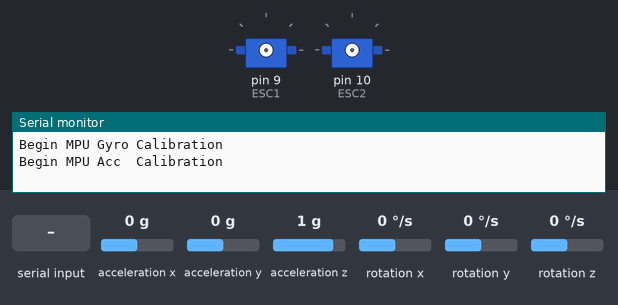
Recording of a sketch running on a simulated Arduino Uno, built with avr-gcc and run on an emulated ATmega328P. Shown: 2 × servo, the last lines printed to the serial monitor. Wiring (inferred from the names in the program): MPU-6050 motion sensor at I2C address 0x68. The test bench sets the inputs (shaded band); at power-on: acceleration y 0 g, acceleration x 0 g, acceleration z 1 g, rotation x 0 °/s, rotation y 0 °/s, rotation z 0 °/s.

Above: at 3.9 s.
4.0 s: "1" received over Serial
7.0 s: acceleration y set to -1.4 g
At 8.89 s:
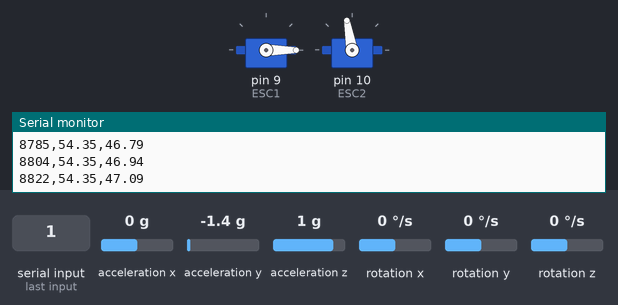
10.0 s: acceleration y set to 0.8 g
At 11.57 s:
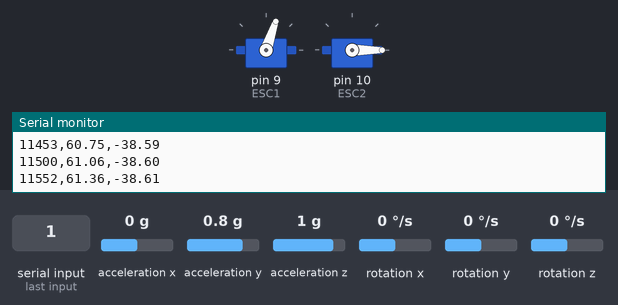
13.0 s: acceleration y set to -0.8 g
At 15.7 s:
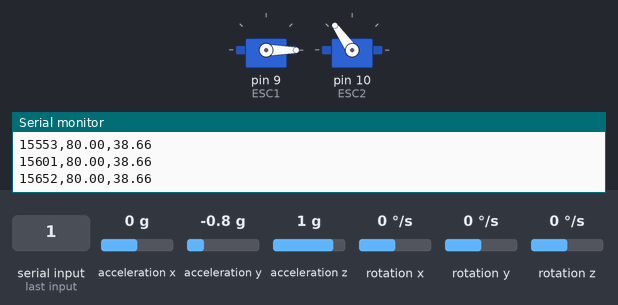
16.0 s: acceleration y set to 1.4 g
At 17.1 s:
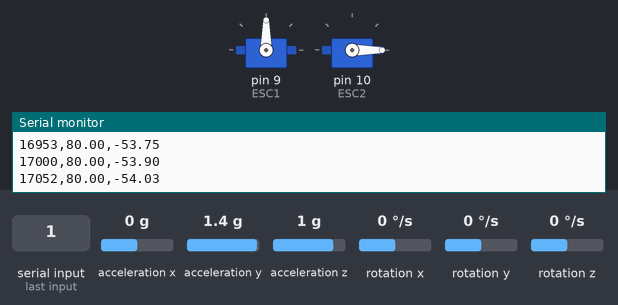
Timing chart, 0 to 19.0 s (numbered marks = the images above; inputs shaded):
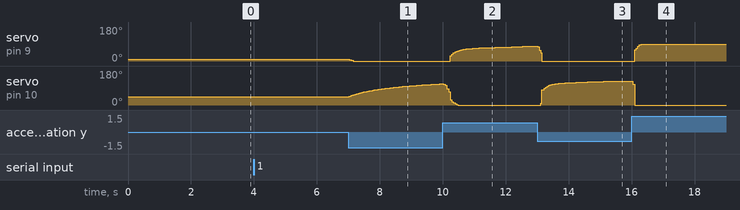

The sketch:

IMUTest.ino
```cpp
#include <Arduino.h>
#include <Wire.h>
#include <PID_v1.h>
#include <Servo.h>

// ******************************************
// General information
// ******************************************
// IMU testing. No library used, except Wire to use the I2C

// ******************************************
// Variable declaration
// ******************************************
// IMU parameters
int16_t Acc_raw_X, Acc_raw_Y, Acc_raw_Z;
int16_t Gyro_raw_X, Gyro_raw_Y, Gyro_raw_Z;
float AccX, AccY, AccZ, GyroX, GyroY, GyroZ;
float GyroX_calib, GyroY_calib, GyroZ_calib;
float AccX_calib, AccY_calib, AccZ_calib;
// long unsigned elapsedTime, time, timePrev;
long unsigned prev_time_mpu, dt_mpu;
float rad_to_deg = 180 / 3.141592654;
float Acc_angle[3];
float Gyro_angle[3] = {0, 0, 0};
float Total_angle[3] = {0, 0, 0};
int i;


int initialValue1 = 10;
int initialValue2 = 45;

// Serial configuration parameters
unsigned long curr_time = 0, prev_time_com = 0, dt_com = 50000; // time interval in us

// ******************************************
// Function declaration
// ******************************************
void dataReadyISR();
void SerialDataWrite();
void gyro_signals();
void acc_signals();
float floatMap(float, float, float, float, float);


// ******************************************
// PID declaration
// ******************************************
//Define Variables we'll be connecting to
double Setpoint, Input = 0, Output = 0;

//Specify the links and initial tuning parameters
double Kp=1, Ki=0.15, Kd=0;
PID myPID(&Input, &Output, &Setpoint, Kp, Ki, Kd, DIRECT);


Servo ESC1;
Servo ESC2;


// ******************************************
// void setup
// ******************************************
void setup()
{
  Serial.begin(9600);
  while (!Serial)
    ;
  // MPU preparation and calibration
  Wire.setClock(400000); // set wire clock to the max (400kHz)
  Wire.begin();          // Start the wire comunication
  delay(100);
  Wire.beginTransmission(0x68); // Start the communication with the MPU6050
  Wire.write(0x6B);             // Start the gyro in power mode
  Wire.write(0x00);             // Set the requested starting register
  Wire.endTransmission();       // End the transmission
  // MPU6050 Gyro Calibration
  Serial.println("Begin MPU Gyro Calibration");
  for (i = 0; i < 2000; i++)
  {
    gyro_signals();
    GyroX_calib += GyroX;
    GyroY_calib += GyroY;
    GyroZ_calib += GyroZ;
  }
  GyroX_calib /= 2000;
  GyroY_calib /= 2000;
  GyroZ_calib /= 2000;
  // MPU6050 Acc Calibration
  Serial.println("Begin MPU Acc  Calibration");
  for (i = 0; i < 2000; i++)
  {
    acc_signals();
    AccX_calib += AccX;
    AccY_calib += AccY;
    AccZ_calib += AccZ;
  }
  // For the calibration of the accelerometer, check what is the direction of the MPU. For me g is in the negative X-axis
  // Because the gravitational acceleration should not be part of the calibration
  AccX_calib = AccX_calib / 2000 - 1;
  AccY_calib = AccY_calib / 2000;
  AccZ_calib = AccZ_calib / 2000;

  Serial.println("MPU calibrated. Press any key to start the main program.");
  while (!Serial.available())
    ;
  Serial.read();


  ESC1.attach(9,1000,2000);
  ESC2.attach(10,1000,2000);
  ESC1.write(initialValue1);
  ESC2.write(initialValue2);


  //initialize the variables we're linked to
  // Input = loadcell_data;

  //turn the PID on
  myPID.SetOutputLimits(0,80);
  myPID.SetSampleTime(50);
  myPID.SetMode(AUTOMATIC);
}

void loop()
{
  curr_time = micros();
  gyro_signals(); // Get gyro data GyroX, GyroY, GyroZ
  acc_signals();  // Get acc data AccX, AccY, AccZ

  GyroX -= GyroX_calib;
  GyroY -= GyroY_calib;
  GyroZ -= GyroZ_calib;
  AccX -= AccX_calib;
  AccY -= AccY_calib;
  AccZ -= AccZ_calib;

  dt_mpu = (curr_time - prev_time_mpu);
  prev_time_mpu = curr_time;

  Acc_angle[1] = atan2(AccZ, sqrt(pow(AccY, 2) + pow(AccX, 2))) * rad_to_deg;
  Acc_angle[2] = atan2(-AccY, sqrt(pow(AccX, 2) + pow(AccZ, 2))) * rad_to_deg;

  Gyro_angle[0] += GyroX * dt_mpu / 1000000;
  Gyro_angle[1] += GyroY * dt_mpu / 1000000;
  Gyro_angle[2] += GyroZ * dt_mpu / 1000000;

  Total_angle[0] = Gyro_angle[0];
  Total_angle[1] = .98 * (Total_angle[1] + GyroY * dt_mpu / 1000000) + .02 * Acc_angle[1];
  Total_angle[2] = .98 * (Total_angle[2] + GyroX * dt_mpu / 1000000) + .02 * Acc_angle[2];


  if (Total_angle[2] >= 0){
    Input = -Total_angle[2];
    myPID.Compute();
    ESC1.write(initialValue1 - Output);
    ESC2.write(initialValue2 + Output);
  }
  else{
    Input =   Total_angle[2];
    myPID.Compute();
    ESC1.write(initialValue1 + Output);
    ESC2.write(initialValue2 - Output);
  }
  // ESC.write(Output);


  // Serial write
  curr_time = micros();
  if (curr_time - prev_time_com >= dt_com)
  {
    prev_time_com += dt_com;
    SerialDataWrite();
  }
}

// ******************************************
// Function definitions
// ******************************************
void SerialDataWrite()
{
  Serial.print(curr_time / 1000);
  Serial.print(",");
  // Serial.print(Total_angle[1]);
  // Serial.print(",");
  Serial.print(Output);
  Serial.print(",");
  Serial.print(Total_angle[2]);
  Serial.println("");
}

void gyro_signals(void)
{
  Wire.beginTransmission(0x68); // Start the communication with the MPU6050
  Wire.write(0x1A);             // Enable Low-pass filter
  Wire.write(0x05);
  Wire.endTransmission(); // End Transmission
  Wire.beginTransmission(0x68);
  Wire.write(0x1B); // Change Gyro sensitivity
  Wire.write(0x8);
  Wire.endTransmission();
  Wire.beginTransmission(0x68); // Access register storing Gyro data
  Wire.write(0x43);
  Wire.endTransmission();
  Wire.requestFrom(0x68, 6); // Read the Gyro data
  Gyro_raw_X = Wire.read() << 8 | Wire.read();
  Gyro_raw_Y = Wire.read() << 8 | Wire.read();
  Gyro_raw_Z = Wire.read() << 8 | Wire.read();
  GyroX = (float)Gyro_raw_X / 131.0;
  GyroY = (float)Gyro_raw_Y / 131.0;
  GyroZ = (float)Gyro_raw_Z / 131.0;
}

void acc_signals(void)
{
  Wire.beginTransmission(0x68); // Start the communication with the MPU6050
  Wire.write(0x1A);             // Enable Low-pass filter
  Wire.write(0x05);             // Enable Low-pass filter - 10Hz-ish
  Wire.endTransmission();       // End Transmission
  Wire.beginTransmission(0x68);
  Wire.write(0x3B); // Access register storing Acc data
  Wire.endTransmission();
  Wire.requestFrom(0x68, 6); // Read the Acc data
  Acc_raw_X = Wire.read() << 8 | Wire.read();
  Acc_raw_Y = Wire.read() << 8 | Wire.read();
  Acc_raw_Z = Wire.read() << 8 | Wire.read();
  AccX = (float)Acc_raw_X / 16384.0;
  AccY = (float)Acc_raw_Y / 16384.0;
  AccZ = (float)Acc_raw_Z / 16384.0;
}

float floatMap(float x, float in_min, float in_max, float out_min, float out_max)
{
  return (x - in_min) * (out_max - out_min) / (in_max - in_min) + out_min;
}
```

Measured:
- after the input at 7.0 s, servo on pin 9 (ESC1): 10° → 7° at once, → 3° 0.07 s later, → 0° 0.07 s later; servo on pin 10 (ESC2): moves from 45° to 112° over 2.9 s, starting at once
- after the input at 10.0 s, servo on pin 9 (ESC1): moves from 0° to 79° over 2.7 s, starting after 0.24 s
- after the input at 13.0 s, servo on pin 10 (ESC2): moves from 0° to 125° over 2.0 s, starting after 0.12 s
- after the input at 16.0 s, servo on pin 9 (ESC1): 0° → 90° after 0.11 s; servo on pin 10 (ESC2): 125° → 0° at once
